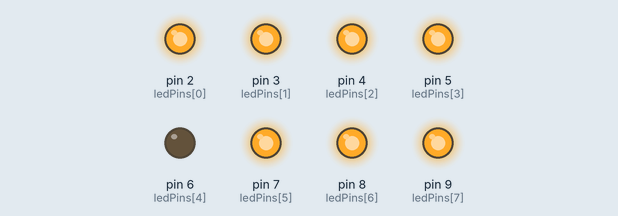
This sketch was run on a simulated Arduino Uno, built with avr-gcc and run on an emulated ATmega328P. Shown: output pins drawn as LEDs (lit = HIGH).

Above: at 0.5 s.
At 2.5 s:
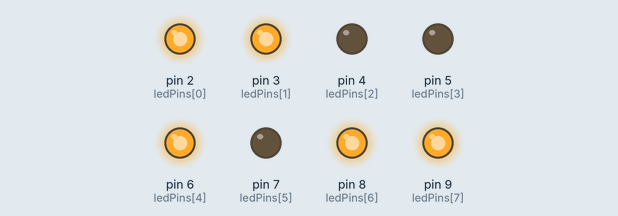
At 3.5 s:
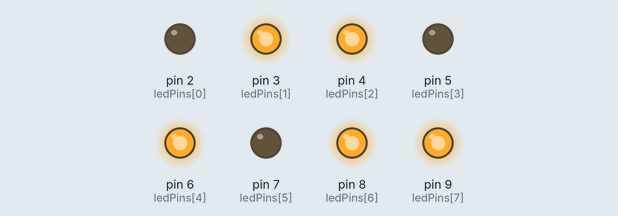
At 5.5 s:
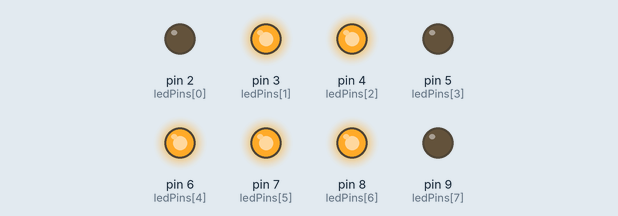
At 7.5 s:
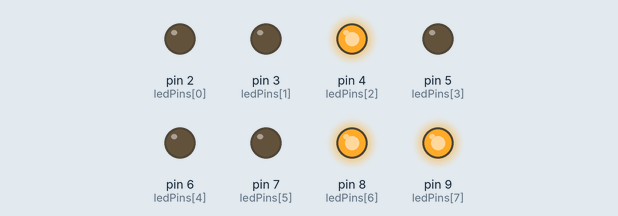
At 11.5 s:
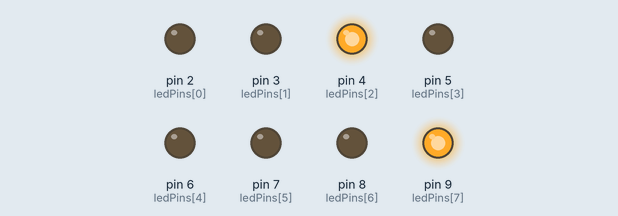
Timing chart, 0 to 13.0 s (numbered marks = the images above):
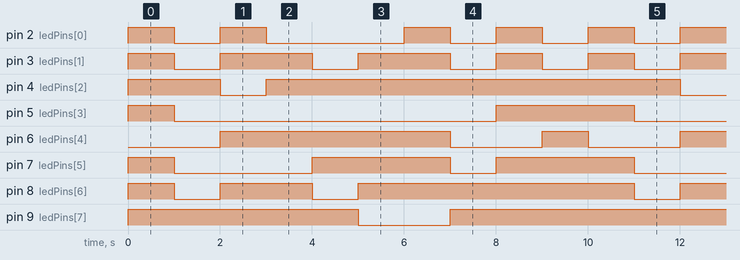

Measured:
- by itself, pin 2 (ledPins[0]): repeats every 10.0 s: LOW 1.0 s, HIGH 1.0 s, LOW 3.0 s, 2 × (HIGH 1.0 s, LOW 1.0 s), HIGH 1.0 s
- by itself, pin 3 (ledPins[1]): repeats every 10.0 s: 2 × (LOW 1.0 s, HIGH 2.0 s), 2 × (LOW 1.0 s, HIGH 1.0 s)
- by itself, pin 4 (ledPins[2]): repeats every 10.0 s: LOW 1.0 s, HIGH 9.0 s
- by itself, pin 5 (ledPins[3]): repeats every 10.0 s: LOW 7.0 s, HIGH 3.0 s
- by itself, pin 6 (ledPins[4]): repeats every 10.0 s: LOW 2.0 s, HIGH 1.0 s, LOW 2.0 s, HIGH 5.0 s
- by itself, pin 7 (ledPins[5]): repeats every 10.0 s: LOW 3.0 s, HIGH 3.0 s, LOW 1.0 s, HIGH 3.0 s
- by itself, pin 8 (ledPins[6]): repeats every 10.0 s: LOW 1.0 s, HIGH 2.0 s, LOW 1.0 s, HIGH 6.0 s
- by itself, pin 9 (ledPins[7]): repeats every 10.0 s: LOW 2.0 s, HIGH 8.0 s

The sketch:

lbr1_array.ino
```cpp
//Goal: making a 7 seg count
//Theme: arrays and for loops
#define x 0

int ledPins[] = { 2, 3, 4, 5, 6, 7, 8, 9 };
int zero[] = { 1, 1, 1, 1, 0, 1, 1, 1 };
int one[] = { 0, 0, 1, 0, 0, 0, 0, 1 };
int two[] = { 1, 1, 0, 0, 1, 0, 1, 1 };
int three[] = { 0, 1, 1, 0, 1, 0, 1, 1 };
int four[] = { 0, 0, 1, 0, 1, 1, 0, 1 };
int five[] = { 0, 1, 1, 0, 1, 1, 1, 0 };
int six[] = { 1, 1, 1, 0, 1, 1, 1, 0 };
int seven[] = { 0, 0, 1, 0, 0, 0, 1, 1 };
int eight[] = { 1, 1, 1, 1, 0, 1, 1, 1 };
int nine[] = { 0, 0, 1, 1, 1, 1, 1, 1 };

void setup() {
  // put your setup code here, to run once:
  for (int i = 0; i < 8; i++) {
    pinMode(ledPins[i], OUTPUT);
  }
}

void loop() {


  // Display 0

  for (int i = 0; i < 8; i++) {
    digitalWrite(ledPins[i], zero[i]);
  }
  delay(1000);

  // Display 1

  for (int i = 0; i < 8; i++) {
    digitalWrite(ledPins[i], one[i]);
  }
  delay(1000);

  // Display 2

  for (int i = 0; i < 8; i++) {
    digitalWrite(ledPins[i], two[i]);
  }
  delay(1000);

  // Display 3

  for (int i = 0; i < 8; i++) {
    digitalWrite(ledPins[i], three[i]);
  }
  delay(1000);

  // Display 4

  for (int i = 0; i < 8; i++) {
    digitalWrite(ledPins[i], four[i]);
  }
  delay(1000);

  // Display 5

  for (int i = 0; i < 8; i++) {
    digitalWrite(ledPins[i], five[i]);
  }
  delay(1000);

  // Display 6

  for (int i = 0; i < 8; i++) {
    digitalWrite(ledPins[i], six[i]);
  }
  delay(1000);


   // Display 7

  for (int i = 0; i < 8; i++) {
    digitalWrite(ledPins[i], seven[i]);
  }
  delay(1000);

    // Display 8

  for (int i = 0; i < 8; i++) {
    digitalWrite(ledPins[i], eight[i]);
  }
  delay(1000);

    // Display 9

  for (int i = 0; i < 8; i++) {
    digitalWrite(ledPins[i], nine[i]);
  }
  delay(1000);

}
```
